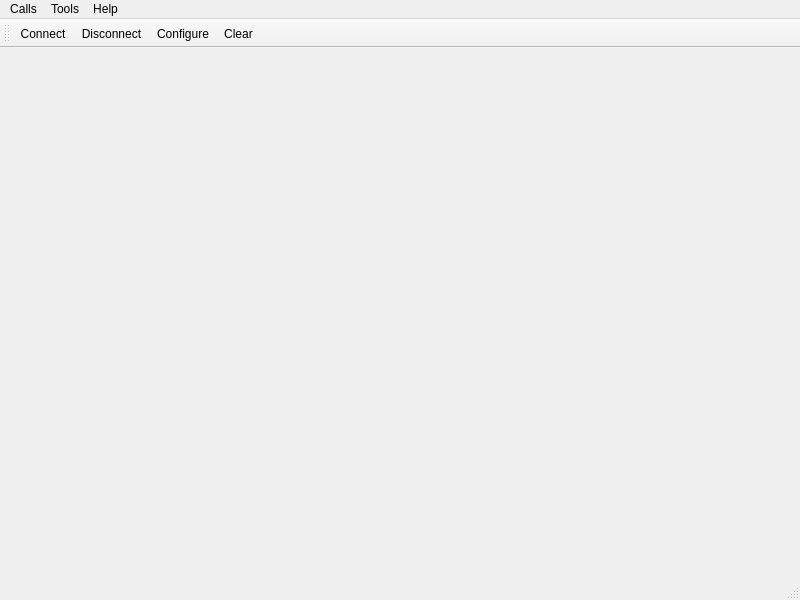
<?xml version="1.0" encoding="UTF-8"?>
<ui version="4.0">
 <class>MainWindow</class>
 <widget class="QMainWindow" name="MainWindow">
  <property name="geometry">
   <rect>
    <x>0</x>
    <y>0</y>
    <width>800</width>
    <height>600</height>
   </rect>
  </property>
  <property name="windowTitle">
   <string>Oscilloscope</string>
  </property>
  <widget class="QWidget" name="centralWidget">
   <layout class="QVBoxLayout" name="verticalLayout"/>
  </widget>
  <widget class="QMenuBar" name="menuBar">
   <property name="geometry">
    <rect>
     <x>0</x>
     <y>0</y>
     <width>800</width>
     <height>26</height>
    </rect>
   </property>
   <widget class="QMenu" name="menuCalls">
    <property name="title">
     <string>Calls</string>
    </property>
    <addaction name="actionConnect"/>
    <addaction name="actionDisconnect"/>
    <addaction name="separator"/>
    <addaction name="actionQuit"/>
   </widget>
   <widget class="QMenu" name="menuTools">
    <property name="title">
     <string>Tools</string>
    </property>
    <addaction name="actionConfigure"/>
    <addaction name="actionClear"/>
    <addaction name="actionSwitchView"/>
   </widget>
   <widget class="QMenu" name="menuHelp">
    <property name="title">
     <string>Help</string>
    </property>
    <addaction name="actionAbout"/>
    <addaction name="actionAboutQt"/>
   </widget>
   <addaction name="menuCalls"/>
   <addaction name="menuTools"/>
   <addaction name="menuHelp"/>
  </widget>
  <widget class="QToolBar" name="mainToolBar">
   <attribute name="toolBarArea">
    <enum>TopToolBarArea</enum>
   </attribute>
   <attribute name="toolBarBreak">
    <bool>false</bool>
   </attribute>
   <addaction name="actionConnect"/>
   <addaction name="actionDisconnect"/>
   <addaction name="actionConfigure"/>
   <addaction name="actionClear"/>
  </widget>
  <widget class="QStatusBar" name="statusBar"/>
  <action name="actionAbout">
   <property name="text">
    <string>&amp;About</string>
   </property>
   <property name="toolTip">
    <string>About program</string>
   </property>
   <property name="shortcut">
    <string>Alt+A</string>
   </property>
  </action>
  <action name="actionAboutQt">
   <property name="text">
    <string>About Qt</string>
   </property>
  </action>
  <action name="actionConnect">
   <property name="icon">
    <iconset resource="Oscilloscope.qrc">
     <normaloff>:/images/connect.png</normaloff>:/images/connect.png</iconset>
   </property>
   <property name="text">
    <string>C&amp;onnect</string>
   </property>
   <property name="toolTip">
    <string>Connect to serial port</string>
   </property>
   <property name="shortcut">
    <string>Ctrl+O</string>
   </property>
  </action>
  <action name="actionDisconnect">
   <property name="icon">
    <iconset resource="Oscilloscope.qrc">
     <normaloff>:/images/disconnect.png</normaloff>:/images/disconnect.png</iconset>
   </property>
   <property name="text">
    <string>&amp;Disconnect</string>
   </property>
   <property name="toolTip">
    <string>Disconnect from serial port</string>
   </property>
   <property name="shortcut">
    <string>Ctrl+D</string>
   </property>
  </action>
  <action name="actionConfigure">
   <property name="icon">
    <iconset resource="Oscilloscope.qrc">
     <normaloff>:/images/settings.png</normaloff>:/images/settings.png</iconset>
   </property>
   <property name="text">
    <string>&amp;Configure</string>
   </property>
   <property name="toolTip">
    <string>Configure serial port</string>
   </property>
   <property name="shortcut">
    <string>Alt+C</string>
   </property>
  </action>
  <action name="actionClear">
   <property name="icon">
    <iconset resource="Oscilloscope.qrc">
     <normaloff>:/images/clear.png</normaloff>:/images/clear.png</iconset>
   </property>
   <property name="text">
    <string>C&amp;lear</string>
   </property>
   <property name="toolTip">
    <string>Clear data</string>
   </property>
   <property name="shortcut">
    <string>Alt+L</string>
   </property>
  </action>
  <action name="actionQuit">
   <property name="icon">
    <iconset resource="Oscilloscope.qrc">
     <normaloff>:/images/application-exit.png</normaloff>:/images/application-exit.png</iconset>
   </property>
   <property name="text">
    <string>&amp;Quit</string>
   </property>
   <property name="shortcut">
    <string>Ctrl+Q</string>
   </property>
  </action>
  <action name="actionSwitchView">
   <property name="text">
    <string>PauseView</string>
   </property>
  </action>
 </widget>
 <layoutdefault spacing="6" margin="11"/>
 <resources>
  <include location="Oscilloscope.qrc"/>
 </resources>
 <connections/>
</ui>
